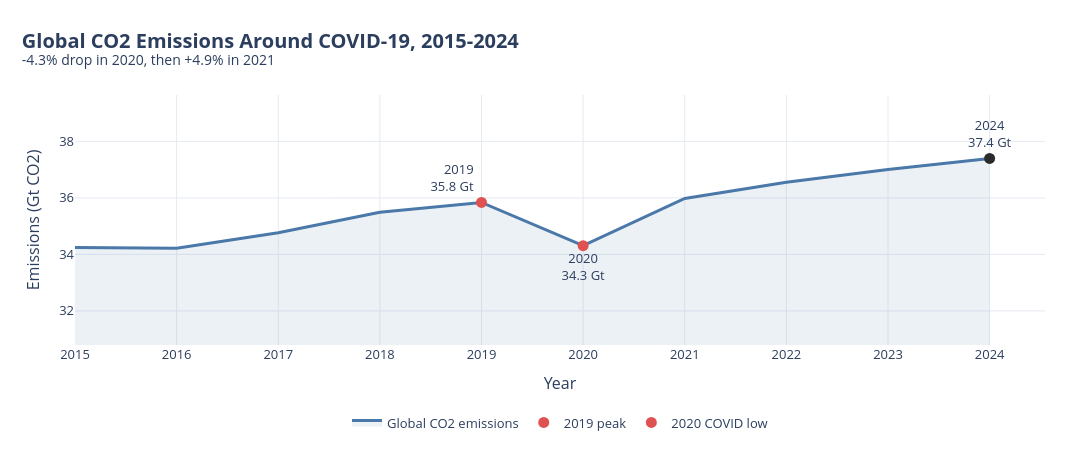

Write notebook code for a chart like this one.
### Markdown cell above
### Q2. Did the 2020 COVID drop in CO2 show up, how large was it, and how quickly did emissions rebound?

### Code cell
w = world_series(C_CO2).loc[2015:2024] / 1000          # Gt CO2
drop_pct = (w[2020] / w[2019] - 1) * 100
drop_gt = w[2019] - w[2020]
reb_pct = (w[2021] / w[2020] - 1) * 100
back_year = next((y for y in w.index if y > 2020 and w[y] >= w[2019]), None)

# ---- graph ----
fig = go.Figure()
fig.add_trace(go.Scatter(x=w.index, y=w.values, mode="lines", name="Global CO2 emissions",
                         line=dict(color=BLUE, width=3), fill="tozeroy", fillcolor=FILL))
fig.add_trace(dot(2019, w[2019], f"2019<br>{w[2019]:.1f} Gt", RED, "2019 peak"))
fig.add_trace(dot(2020, w[2020], f"2020<br>{w[2020]:.1f} Gt", RED, "2020 COVID low", pos="bottom center"))
fig.add_trace(dot(w.index[-1], w.iloc[-1], f"{w.index[-1]}<br>{w.iloc[-1]:.1f} Gt", DARK,
                  "Latest", pos="top center", showlegend=False))
style(fig, "Global CO2 Emissions Around COVID-19, 2015-2024",
      f"{drop_pct:.1f}% drop in 2020, then {reb_pct:+.1f}% in 2021",
      "Year", "Emissions (Gt CO2)", ylim=[w.min() * 0.9, w.max() * 1.06])
fig.show()

# ---- summary ----
back_txt = f"returned to the 2019 level in {back_year}" if back_year else "had not yet exceeded the 2019 level by 2024"
summary = f"""
Global CO2 emissions fell from {w[2019]:.2f} Gt in 2019 to {w[2020]:.2f} Gt in 2020, a drop of
{drop_gt:.2f} Gt ({drop_pct:.1f}%), the sharpest single-year fall in the recent record. Emissions
rebounded {reb_pct:.1f}% in 2021 and {back_txt}.
The drop was therefore real but temporary: it reflected lockdown-related demand, not structural change.
""".strip()
print(summary)
save_report(TOPIC, "q2",
            "Did the 2020 COVID drop in CO2 show up, how large was it, and how quickly did emissions rebound?",
            fig, summary)

### Figure 1 — Plotly figure (JSON) as saved in the notebook; plotly's stock layout.template omitted (floating-point values rounded to 4 significant figures)
{"data": [{"fill": "tozeroy", "fillcolor": "rgba(74,120,168,0.10)", "line": {"color": "#4a78a8", "width": 3}, "mode": "lines", "name": "Global CO2 emissions", "type": "scatter", "x": [2015, 2016, 2017, 2018, 2019, 2020, 2021, 2022, 2023, 2024], "y": [34.24, 34.21, 34.77, 35.49, 35.84, 34.31, 35.98, 36.55, 37.0, 37.4]}, {"marker": {"color": "#e05252", "size": 11}, "mode": "markers+text", "name": "2019 peak", "showlegend": true, "text": ["2019<br>35.8 Gt"], "textfont": {"color": "#2c3e5e"}, "textposition": "top left", "type": "scatter", "x": [2019], "y": [35.84]}, {"marker": {"color": "#e05252", "size": 11}, "mode": "markers+text", "name": "2020 COVID low", "showlegend": true, "text": ["2020<br>34.3 Gt"], "textfont": {"color": "#2c3e5e"}, "textposition": "bottom center", "type": "scatter", "x": [2020], "y": [34.31]}, {"marker": {"color": "#2b2b2b", "size": 11}, "mode": "markers+text", "name": "Latest", "showlegend": false, "text": ["2024<br>37.4 Gt"], "textfont": {"color": "#2c3e5e"}, "textposition": "top center", "type": "scatter", "x": [2024], "y": [37.4]}], "layout": {"font": {"color": "#2c3e5e", "size": 13}, "height": 450, "legend": {"orientation": "h", "x": 0.5, "xanchor": "center", "y": -0.25}, "margin": {"b": 95, "l": 75, "r": 45, "t": 95}, "paper_bgcolor": "white", "plot_bgcolor": "white", "title": {"font": {"color": "#2c3e5e", "size": 20}, "text": "<b>Global CO2 Emissions Around COVID-19, 2015-2024</b><br><sup>-4.3% drop in 2020, then +4.9% in 2021</sup>", "x": 0.02, "xanchor": "left"}, "width": 1090, "xaxis": {"gridcolor": "#e6eaf2", "title": {"text": "Year"}, "zeroline": false}, "yaxis": {"gridcolor": "#e6eaf2", "range": [30.79, 39.64], "title": {"text": "Emissions (Gt CO2)"}, "zeroline": false}}}
